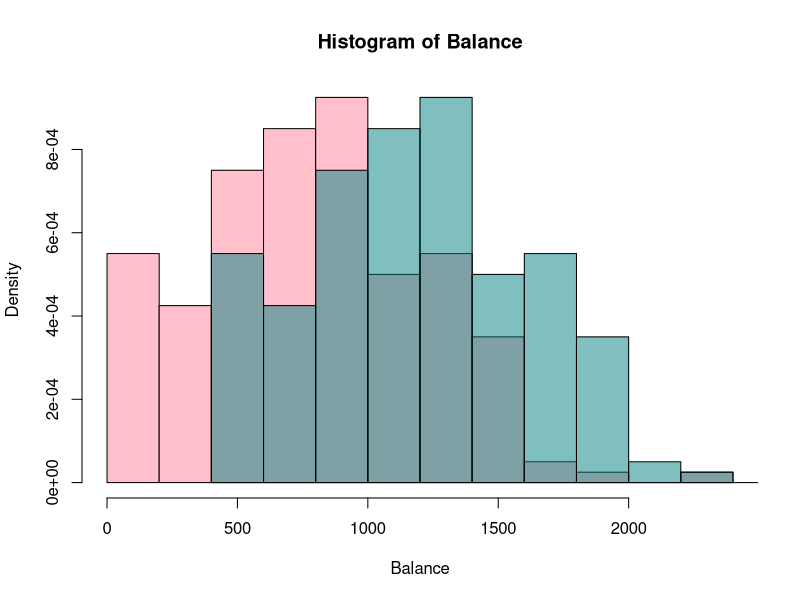
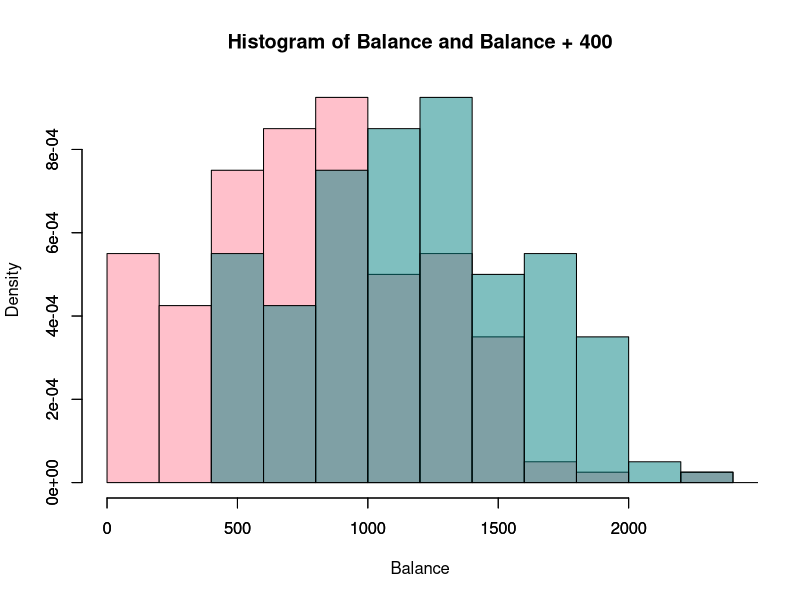

These figures' R source, in order: (Note: this script raises an error after producing the figures.)
# Rename this file to "Inclass_09_YourName.R", where YourName is changed to your own name.
# Name: zewahyu (Revision)
# ID:

default <- read.csv("Default.csv", nrow = 200)
################### Topic 7 - Task 3: Plotting Histograms #########################
# Use `par(new = TRUE)` to create the same plot (two histograms) as the one created by the following code:
hist(default$balance, col = "pink", freq = FALSE, xlab = "Balance", main = "Histogram of Balance")
hist(default$balance + 400, col = rgb(0, 0.5, 0.5, 0.5), freq = FALSE, add=TRUE)

hist(default$balance, col = "pink", freq = FALSE, xlab = "Balance", main = "Histogram of Balance and Balance + 400", xlim = c(0,2400))
par(new = TRUE)
hist(default$balance + 400, col = rgb(0, 0.5, 0.5, 0.5), freq = FALSE, main=NA, xlab=NA, ylab=NA, xlim = c(0,2400))


################### Topic 7 - Task 4: Plotting Stock Prices #########################
weekly <- read_csv("weeklyprice.csv", col_names = TRUE, col_types = cols())  
weekly

# Plot time series of stock prices for the three companies with seperate curves, 
# each having a different color. 
weekly_l <- pivot_longer(weekly, -1, names_to = "Date")

plot(as.Date(filter(weekly_l, company=="FB")$Date), filter(weekly_l, company=="FB")$value, 
     xlab = "Date", ylab = "Closing Price", main = "Time Series of Stock Prices", 
     type="l", col="red", ylim=c(0,max(weekly_l$value)), axes = FALSE)
par(new=TRUE)
plot(as.Date(filter(weekly_l, company=="GOOG")$Date), filter(weekly_l, company=="GOOG")$value, 
     type = "l", col="blue", xlab = NA, ylab = NA, ylim=c(0,max(weekly_l$value)), axes = FALSE)
par(new=TRUE)
plot(as.Date(filter(weekly_l, company=="AMZN")$Date), filter(weekly_l, company=="AMZN")$value, 
     type = "l", col="green", xlab = NA, ylab = NA, ylim=c(0,max(weekly_l$value)), axes = FALSE)
box()
legend("topleft", legend = c("FB", "GOOG", "AMZN"), lty = 1, col = c("red", "blue", "green"))
axis.Date(side = 1, at = seq(min(as.Date(weekly_l$Date)), max(as.Date(weekly_l$Date)), by = "6 mon"), format =
            "%m-%Y", cex.axis = 0.7)
axis(side=2, at = seq(0, max(weekly_l$value), by=200), cex.axis=0.7)


######################## Topic 8 - Task 1: Plotting Billboard Ranking ###########################
library(tidyverse)

billboard <- read_csv("billboard.csv")  
billboard_sample <- billboard %>% select(-c(3:6, 39:70)) %>% 
  filter(artist %in% c("Eminem", "3 Doors Down", "Carey, Mariah", "Creed", "Aaliyah"))
billboard_sample

# (a) Convert `billboard_sample` to long format. Name the new tibble `billboard_long`.
billboard_long <- pivot_longer(billboard_sample, c(-1,-2), names_to = "week", names_prefix = "week", values_to = "position", 
                               names_ptypes = list(week = factor()), values_drop_na = TRUE)
billboard_long

# (b) Create a plot to show how the ranking positions of these 11 songs vary across weeks. 
# Use a distinct color for each song.
ggplot(billboard_long, mapping = aes(week, position, colour = track)) +
  geom_line(aes(group = track), size = 1, alpha = 0.5) +
  scale_y_reverse() +
  theme(legend.position = "top")

# (c) Modify the code above to use different colors to represent songs of different aritists. 
ggplot(billboard_long, mapping = aes(week, position, colour = artist)) +
  geom_line(aes(group = track), size = 1, alpha = 0.5) +
  scale_y_reverse() +
  theme(legend.position = "top")


################# Topic 8 - Task 2: Plotting Billboard Ranking, Continued ###############
# (a) Use `stat_summary()` to display the best weekly records for each artist; 
# that is, the highest position her/his songs have reached for each week after release. 
ggplot(billboard_long, mapping = aes(week, position, color = artist)) +
  stat_summary(geom = "line", fun = max, aes(group = artist), size = 1, alpha = 0.5) +
  scale_y_reverse() +
  theme(legend.position = "top")

# (b) Use the `billboard_long` tibble to create a box plot to show the distribution of weekly 
# ranking positions of all songs, and overlay the best weekly records for each of the 5 artists on it.
ggplot(billboard_long, mapping = aes(week, position)) +
  geom_boxplot(aes(group = week)) +
  stat_summary(geom = "line", fun = max, aes(group = artist, color = artist), size = 1, alpha = 0.5) +
  scale_y_reverse() +
  theme(legend.position = "top")

